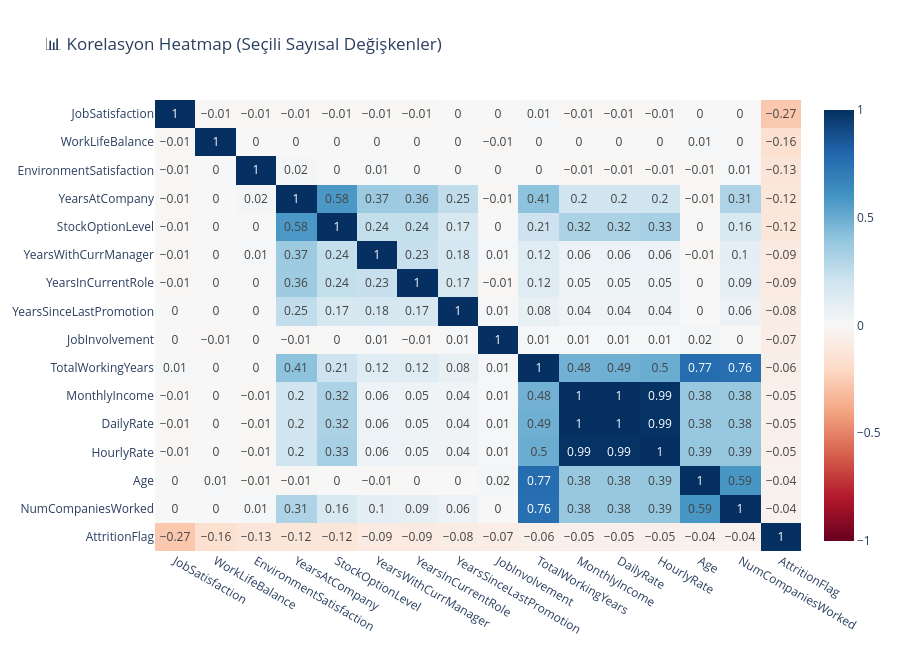

The code cell stored with this chart in its notebook:
### Markdown cell above
### 📊 **Korelasyon Analizi (Sayısal Değişkenler)**

Sayısal değişkenler arasında ilişkiyi görmek için korelasyon matrisine bakalım.

### Code cell
# ============================================================
# KORELASYON MATRİSİ VE HEDEFLE KORELASYON
# ============================================================

# AttritionFlag yoksa oluştur
if 'AttritionFlag' not in df.columns:
    df_corr = df.copy()
    df_corr['AttritionFlag'] = (df_corr['Attrition'] == 'Yes').astype(int)
else:
    df_corr = df.copy()

# Korelasyon (sadece sayısal sütunlar)
num_cols_corr = df_corr.select_dtypes(include=['int64', 'float64']).columns
corr_matrix = df_corr[num_cols_corr].corr()

# AttritionFlag ile en ilişkili ilk 12 değişken
corr_target = corr_matrix['AttritionFlag'].drop('AttritionFlag').sort_values(key=lambda s: s.abs(), ascending=False)

print("="*70)
print("📊 ATTRITION İLE EN İLİŞKİLİ SAYISAL DEĞİŞKENLER (|corr|)")
print("="*70)
display(corr_target.head(12).to_frame('Korelasyon').round(3))

# Korelasyon heatmap (Plotly)
# Not: Çok sütun olunca okunabilirliği artırmak için ilk 15-20 sütunu seçiyoruz.
top_cols = corr_target.head(15).index.tolist() + ['AttritionFlag']

fig = px.imshow(
    df_corr[top_cols].corr().round(2),
    text_auto=True,
    aspect='auto',
    color_continuous_scale='RdBu',
    zmin=-1, zmax=1,
    title='📊 Korelasyon Heatmap (Seçili Sayısal Değişkenler)'
)
fig.update_layout(template=PLOTLY_TEMPLATE, height=650)
fig.show()

print("💡 Not:")
print("   • Korelasyon lineer ilişkiyi ölçer; SVM kernel ile doğrusal olmayan ilişkileri de yakalayabilir.")
print("   • Çok yüksek korelasyonlu değişkenler (multicollinearity) modelde gereksiz gürültü oluşturabilir.")
print("="*70)

### Figure 1 — Plotly figure (JSON) as saved in the notebook; plotly's stock layout.template omitted (floating-point values rounded to 4 significant figures; data arrays with more than 128 entries replaced by an {"elided": "..."} marker saying what was removed)
{"data": [{"coloraxis": "coloraxis", "hovertemplate": "x: %{x}<br>y: %{y}<br>color: %{z}<extra></extra>", "name": "0", "texttemplate": "%{z}", "type": "heatmap", "x": ["JobSatisfaction", "WorkLifeBalance", "EnvironmentSatisfaction", "YearsAtCompany", "StockOptionLevel", "YearsWithCurrManager", "YearsInCurrentRole", "YearsSinceLastPromotion", "JobInvolvement", "TotalWorkingYears", "MonthlyIncome", "DailyRate", "HourlyRate", "Age", "NumCompaniesWorked", "AttritionFlag"], "xaxis": "x", "y": ["JobSatisfaction", "WorkLifeBalance", "EnvironmentSatisfaction", "YearsAtCompany", "StockOptionLevel", "YearsWithCurrManager", "YearsInCurrentRole", "YearsSinceLastPromotion", "JobInvolvement", "TotalWorkingYears", "MonthlyIncome", "DailyRate", "HourlyRate", "Age", "NumCompaniesWorked", "AttritionFlag"], "yaxis": "y", "z": {"elided": "16x16 float values"}}], "layout": {"coloraxis": {"cmax": 1, "cmin": -1, "colorscale": [[0, "rgb(103,0,31)"], [0.1, "rgb(178,24,43)"], [0.2, "rgb(214,96,77)"], [0.3, "rgb(244,165,130)"], [0.4, "rgb(253,219,199)"], [0.5, "rgb(247,247,247)"], [0.6, "rgb(209,229,240)"], [0.7, "rgb(146,197,222)"], [0.8, "rgb(67,147,195)"], [0.9, "rgb(33,102,172)"], [1, "rgb(5,48,97)"]]}, "height": 650, "title": {"text": "📊 Korelasyon Heatmap (Seçili Sayısal Değişkenler)"}, "xaxis": {"anchor": "y", "domain": [0, 1]}, "yaxis": {"anchor": "x", "autorange": "reversed", "domain": [0, 1]}}}
